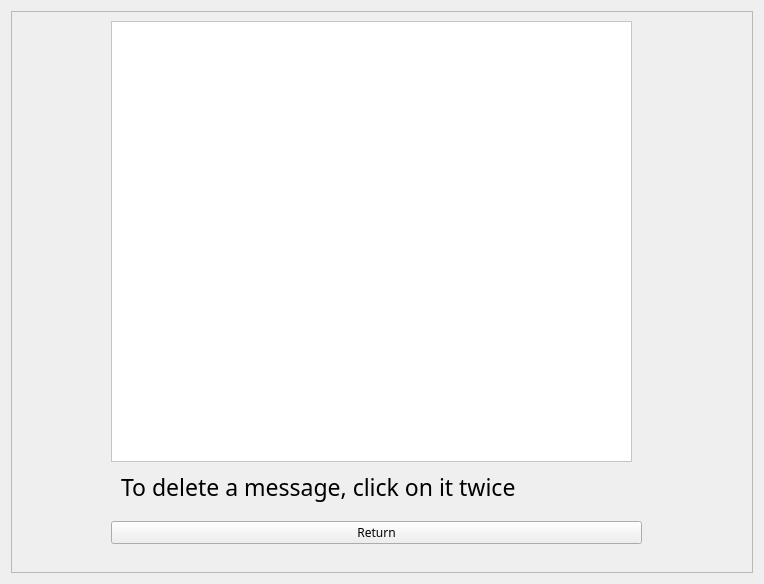
<?xml version="1.0" encoding="UTF-8"?>
<ui version="4.0">
 <class>ShowNews</class>
 <widget class="QWidget" name="ShowNews">
  <property name="geometry">
   <rect>
    <x>0</x>
    <y>0</y>
    <width>764</width>
    <height>584</height>
   </rect>
  </property>
  <property name="windowTitle">
   <string>ShowNews</string>
  </property>
  <layout class="QVBoxLayout" name="verticalLayout">
   <item>
    <widget class="QFrame" name="frame">
     <property name="styleSheet">
      <string notr="true">QFrame{background:url(:/Comcalen/background.jpg)}</string>
     </property>
     <property name="frameShape">
      <enum>QFrame::StyledPanel</enum>
     </property>
     <property name="frameShadow">
      <enum>QFrame::Raised</enum>
     </property>
     <widget class="QPushButton" name="return_mw">
      <property name="geometry">
       <rect>
        <x>100</x>
        <y>510</y>
        <width>531</width>
        <height>23</height>
       </rect>
      </property>
      <property name="font">
       <font>
        <family>Copperplate Gothic Bold</family>
       </font>
      </property>
      <property name="text">
       <string>Return</string>
      </property>
     </widget>
     <widget class="QTableWidget" name="table">
      <property name="geometry">
       <rect>
        <x>100</x>
        <y>10</y>
        <width>521</width>
        <height>441</height>
       </rect>
      </property>
      <property name="autoFillBackground">
       <bool>false</bool>
      </property>
      <property name="styleSheet">
       <string notr="true">QTableWidget{background:rgb(255, 255, 255)}</string>
      </property>
      <property name="editTriggers">
       <set>QAbstractItemView::NoEditTriggers</set>
      </property>
     </widget>
     <widget class="QLabel" name="label">
      <property name="geometry">
       <rect>
        <x>110</x>
        <y>460</y>
        <width>511</width>
        <height>31</height>
       </rect>
      </property>
      <property name="font">
       <font>
        <family>Copperplate Gothic Bold</family>
        <pointsize>17</pointsize>
       </font>
      </property>
      <property name="styleSheet">
       <string notr="true">background:transparent;</string>
      </property>
      <property name="text">
       <string>To delete a message, click on it twice</string>
      </property>
     </widget>
    </widget>
   </item>
  </layout>
 </widget>
 <layoutdefault spacing="6" margin="11"/>
 <resources>
  <include location="Comcalen.qrc"/>
 </resources>
 <connections/>
</ui>
